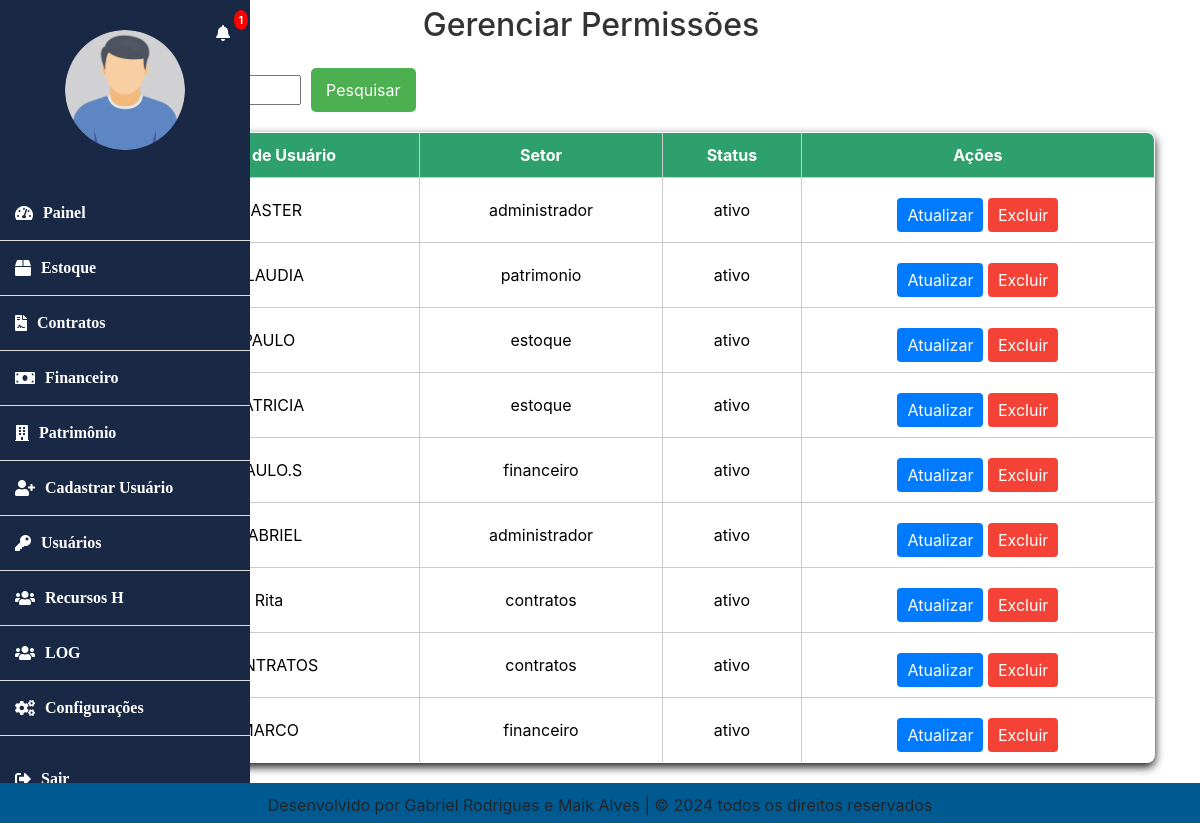
/gerenciarpermissao.php (signed in), run on the app's committed database.
### tables this page shows
CREATE TABLE `usuario` (
  `id` int(11) NOT NULL,
  `username` varchar(50) NOT NULL,
  `senha` varchar(255) NOT NULL,
  `matricula` varchar(20) NOT NULL,
  `email` varchar(100) NOT NULL,
  `setor` enum('administrador','estoque','patrimonio','financeiro','contratos') NOT NULL,
  `cargo` varchar(50) NOT NULL,
  `situacao` enum('ativo','inativo') DEFAULT 'ativo',
  `foto` varchar(255) DEFAULT 'default.png',
  `primeira_vez` tinyint(1) DEFAULT 1,
  `tempo_registro` datetime DEFAULT NULL
);

### gerenciarpermissao.php (the view, shortened to what this page needs)
<?php
include 'banco.php';
include 'header.php';
$query = "SELECT id, username, setor, situacao FROM usuario";
$usuarios = $con->query($query);
?>
<!DOCTYPE html>
<html lang="pt-br">
<head>
    <link rel="stylesheet" href="src/style/style.css">
</head>
<body>
    <h2>Gerenciar Permissões</h2>
<div class="container">
        <form class="container1" method="GET" action="gerenciarpermissao.php">
            <button class="btn1" type="submit">Pesquisar</button>
        </form>
        <table>
            <thead>
                <tr>
                    <th>ID</th>
                    <th>Nome de Usuário</th>
                    <th>Setor</th>
                    <th>Status</th>
                    <th>Ações</th>
                </tr>
            </thead>
            <tbody>
                <?php if ($usuarios && $usuarios->num_rows > 0): ?>
                    <?php while ($usuario = $usuarios->fetch_assoc()): ?>
                        <tr>
                            <td><?php echo htmlspecialchars($usuario['id']); ?></td>
                            <td><?php echo htmlspecialchars($usuario['username']); ?></td>
                            <td><?php echo htmlspecialchars($usuario['setor']); ?></td>
                            <td><?php echo htmlspecialchars($usuario['situacao']); ?></td>
                            <td>
                                <button class="btn btn-update" onclick="openModal(
                                    <?php echo $usuario['id']; ?>,
                                    '<?php echo htmlspecialchars($usuario['username']); ?>',
                                    '<?php echo htmlspecialchars($usuario['setor']); ?>',
                                    '<?php echo htmlspecialchars($usuario['situacao']); ?>'
                                )">
                                    Atualizar
                                </button>
                                <button class="btn btn-delete" onclick="openDeleteModal(<?php echo $usuario['id']; ?>)">Excluir</button>
                            </td>
                        </tr>
                    <?php endwhile; ?>
                <?php else: ?>
                    <tr>
                        <td colspan="5">Nenhum usuário encontrado.</td>
                    </tr>
                <?php endif; ?>
            </tbody>
        </table>
</div>
</body>
</html>
<?php include 'footer.php'; ?>

### header.php (shortened to what this page needs)
<?php
require_once 'bancoo.php';
try {
    $username = $_SESSION['username'];
    $setor = $_SESSION['setor'];
    $fotoBasePath = 'uploads/';
    $query = $pdo->prepare("SELECT foto FROM usuario WHERE username = :username");
    $query->bindParam(':username', $username, PDO::PARAM_STR);
    $query->execute();
    $result = $query->fetch(PDO::FETCH_ASSOC);
    $foto = (!empty($result['foto']) && file_exists($fotoBasePath . $result['foto']))
        ? $fotoBasePath . $result['foto']
        : $fotoBasePath . 'man.png';
    $menuItens = [];
    switch ($setor) {
        case 'administrador':
            $menuItens = [
                ['link' => 'painel.php', 'nome' => 'Painel', 'icon' => 'tachometer-alt'],
                ['link' => 'homeestoque.php', 'nome' => 'Estoque', 'icon' => 'box'],
                ['link' => 'homecontratos.php', 'nome' => 'Contratos', 'icon' => 'file-contract'],
                ['link' => 'homefinanceiro.php', 'nome' => 'Financeiro', 'icon' => 'money-bill'],
                ['link' => 'homepatrimonio.php', 'nome' => 'Patrimônio', 'icon' => 'building'],
                ['link' => 'cadastro_usuario.php', 'nome' => 'Cadastrar Usuário', 'icon' => 'user-plus'],
                ['link' => 'gerenciarpermissao.php', 'nome' => 'Usuários', 'icon' => 'key'],
                ['link' => 'homeRh.php', 'nome' => 'Recursos H', 'icon' => 'users'],
                ['link' => 'log.php', 'nome' => 'LOG', 'icon' => 'users'],
                ['link' => 'configuracao.php', 'nome' => 'Configurações', 'icon' => 'cogs'],
            ];
            break;
    }
} catch (PDOException $e) {
    die("Erro ao acessar as informações do usuário: " . $e->getMessage());
}
?>
<?php
$setor = $_SESSION['setor'];
$host = 'localhost';
$dbname = 'gm_sicbd';
$user = 'root';
$password = '';
try {
    $pdo = new PDO("mysql:host=$host;dbname=$dbname", $user, $password);
    $pdo->setAttribute(PDO::ATTR_ERRMODE, PDO::ERRMODE_EXCEPTION);
    if ($setor == 'administrador') {
        $query = "SELECT id, mensagem FROM notificacoes WHERE situacao = 'nao lida' ORDER BY data_criacao DESC";
        $stmt = $pdo->query($query);
        $notifications = $stmt->fetchAll(PDO::FETCH_ASSOC);
        $unreadCount = count($notifications);
    } elseif ($setor == 'estoque') {
        $query = "SELECT id, mensagem FROM notificacoes WHERE situacao = 'nao lida' AND (setor = 'estoque' OR setor = 'administrador') ORDER BY data_criacao DESC";
        $stmt = $pdo->query($query);
        $notifications = $stmt->fetchAll(PDO::FETCH_ASSOC);
        $unreadCount = count($notifications);
    } elseif ($setor == 'contratos') {
        $query = "SELECT id, mensagem FROM notificacoes WHERE situacao = 'nao lida' AND (setor = 'contratos' OR setor = 'administrador') ORDER BY data_criacao DESC";
        $stmt = $pdo->query($query);
        $notifications = $stmt->fetchAll(PDO::FETCH_ASSOC);
        $unreadCount = count($notifications);
    } elseif ($setor == 'financeiro') {
        $query = "SELECT id, mensagem FROM notificacoes WHERE situacao = 'nao lida' AND (setor = 'financeiro' OR setor = 'administrador') ORDER BY data_criacao DESC";
        $stmt = $pdo->query($query);
        $notifications = $stmt->fetchAll(PDO::FETCH_ASSOC);
        $unreadCount = count($notifications);
    } else {
        $unreadCount = 0;
        $notifications = [];
    }
} catch (PDOException $e) {
    echo "Erro ao conectar ao banco de dados: " . $e->getMessage();
}
?>
<!DOCTYPE html>
<html lang="pt-br">
<head>
    <link rel="stylesheet" href="src/style/lateral-menu.css">
    <link rel="stylesheet" href="https://stackpath.bootstrapcdn.com/bootstrap/4.5.2/css/bootstrap.min.css">
    <link rel="stylesheet" href="https://cdnjs.cloudflare.com/ajax/libs/font-awesome/5.15.3/css/all.min.css">
    <link rel="stylesheet" href="https://cdnjs.cloudflare.com/ajax/libs/font-awesome/5.15.4/css/all.min.css">
<link rel="stylesheet" href="https://stackpath.bootstrapcdn.com/bootstrap/4.5.2/css/bootstrap.min.css">
</head>
<body>
    <div class="wrapper">
        <nav id="sidebar" class="active">
<li class="nav-item">
    <a class="nav-link" href="#" id="notificacaoLink" data-toggle="dropdown" aria-haspopup="true" aria-expanded="false">
        <i class="fa fa-bell"></i>
        <span class="badge badge-danger" id="notificationCount"><?= $unreadCount ?></span>
    </a>
</li>
            <div class="profile-section">
                <a href="#" data-toggle="modal" data-target="#perfilModal">
                    <img src="<?= htmlspecialchars(!empty($foto) ? $foto : '/default.png') ?>" alt="Perfil" class="rounded-circle">
                </a>
            </div>
            <ul class="list-unstyled components">
                <?php foreach ($menuItens as $item): ?>
                    <li>
                        <a href="<?= htmlspecialchars($item['link']) ?>">
                            <i class="fa fa-<?= htmlspecialchars($item['icon']) ?>"></i>
                            <span class="menu-text"><?= htmlspecialchars($item['nome']) ?></span>
                        </a>
                    </li>
                <?php endforeach; ?>
            </ul>
            <ul class="list-unstyled components">
                <li class="exit-btn">
                    <a href="sair.php" class="exit-btn-link">
                        <i class="fa fa-sign-out-alt exit-icon"></i>
                        <span>Sair</span>
                    </a>
                </li>
            </ul>
        </nav>
    </div>
<!-- <?php
include 'footer.php';
?> -->
</body>
</html>

### footer.php (shortened to what this page needs)
<!DOCTYPE html>
<html lang="en">
<head>
</head>
<body>
</body>
</html>
<footer>
    <p> Desenvolvido por Gabriel Rodrigues e Maik Alves   | &copy; 2024 todos os direitos reservados</p>
  </footer>

### src/style/lateral-menu.css (style rules this page uses)
#sidebar { background: #192844; color: white; position: fixed; height: 100%; top: 0; left: 0; display: flex; border-radius: 0px 0px 10px 0px; flex-direction: column; align-items: center; transition: width 0.5s ease, transform 0.3s ease-in-out; }
.nav-item { position: absolute; left: 200px; top: 13px; }
#sidebar .badge { position: absolute; top: -3px; right: -2px; background-color: #ff0000; color: white; padding: 5px; border-radius: 50%; font-size: 10px; z-index: 1060; }
#sidebar .profile-section, #sidebar .menu-item { width: 100%; text-align: center; overflow: hidden; white-space: normal; text-overflow: ellipsis; }
.nav-link { color: white; }
#sidebar .profile-section { margin-bottom: 30px; margin-top: 30px; }
#sidebar .profile-section img { width: 120px; height: 120px; border-radius: 50%; margin-bottom: 10px; object-fit: cover; }
#sidebar .profile-section a { text-decoration: none; }
.list-unstyled { width: 250px; padding-left: 0; list-style: none; font-family: cursive; }
#sidebar .components li { padding: 10px; border-bottom: 1px solid #ddd; transition: background-color 0.3s ease, padding-left 0.3s ease; }
#sidebar .components li a { font-weight: bolder; color: white; text-decoration: none; display: flex; align-items: center; padding: 5px 5px; position: relative; border-radius: 5px; transition: padding-left 0.3s ease, background-color 0.3s ease; }
#sidebar .components li a i { margin-right: 10px; transition: transform 0.3s ease, color 0.3s ease; }
#sidebar .components li a span { transition: opacity 0.3s ease-in-out; }
.nav-item::marker { content: none; }

### src/style/style.css (style rules this page uses)
* { box-sizing: border-box; }
h2 { color: #333; padding: 6px; text-align: center; margin-right: 18px; }
button { display: flex; margin-top: 10px; padding: 10px 15px; background-color: #4caf50; color: white; border: none; border-radius: 5px; cursor: pointer; }
table { width: 100%; border-collapse: collapse; margin: 20px auto; box-shadow: 0 4px 10px rgba(0.9, 0.5, 0.5, 0.9); border-radius: 8px; overflow: hidden; }
table, th, td { border: 1px solid #ddd; color: #000; }
th, td { padding: 10px; text-align: left; max-width: 200px; overflow-wrap: break-word; }
table th { background-color: #2ea06d; color: white; }

### gerenciarpermissao.php (style rules this page uses)
.container { display: table; }
.container, .container-fluid, .container-lg, .container-md, .container-sm, .container-xl { width: 100%; }
table { width: 100%; border-collapse: collapse; margin-top: 20px; }
th, td { border: 1px solid #ccc; padding: 10px; text-align: center; }
th { background-color: #f4f4f4; }
.btn { padding: 5px 10px; cursor: pointer; border: none; border-radius: 4px; }
.btn-update { background-color: #007bff; color: white; }
.btn-delete { background-color: #f44336; color: white; }
.container1 { display: flex; align-items: baseline; gap: 10px; }
.btn1 { cursor: pointer; }

### footer.php (style rules this page uses)
footer { background-color: #005a92; color: var(--cor-secundaria); text-align: center; padding: 10px; width: 100%; position: relative; bottom: 0; height: 40px; }

### data on the page
usuario: username "MASTER", setor "administrador", situacao "ativo"
usuario: username "CLAUDIA", setor "patrimonio", situacao "ativo"
usuario: username "PAULO", setor "estoque", situacao "ativo"
usuario: username "PATRICIA", setor "estoque", situacao "ativo"
usuario: username "PAULO.S", setor "financeiro", situacao "ativo"
usuario: username "GABRIEL", setor "administrador", situacao "ativo"
usuario: username "Rita", setor "contratos", situacao "ativo"
usuario: username "CONTRATOS", setor "contratos", situacao "ativo"
usuario: username "MARCO", setor "financeiro", situacao "ativo"

### other printed values
$unreadCount "1"
$item['nome'] "Painel"
$item['nome'] "Estoque"
$item['nome'] "Contratos"
$item['nome'] "Financeiro"
$item['nome'] "Patrimônio"
$item['nome'] "Cadastrar Usuário"
$item['nome'] "Usuários"
$item['nome'] "Recursos H"
$item['nome'] "LOG"
$item['nome'] "Configurações"
